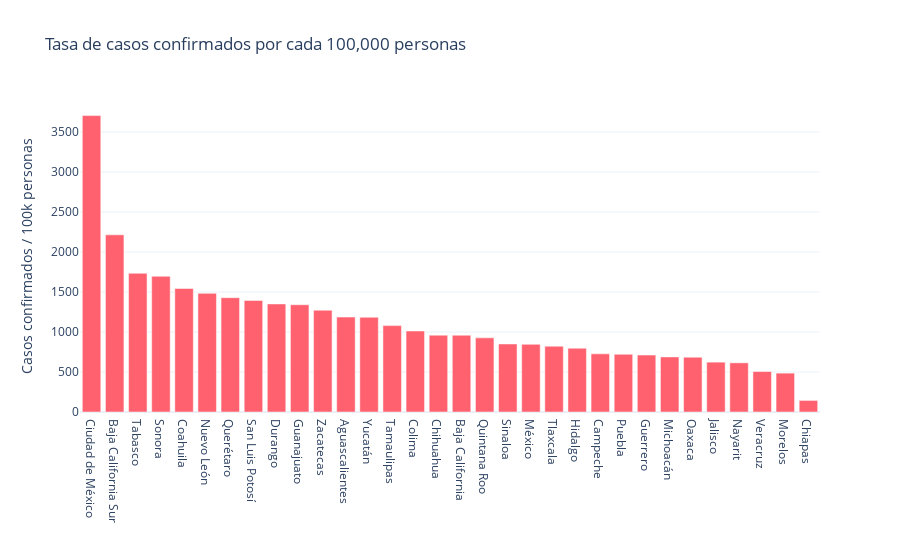

Here is the notebook cell this chart was saved with:
### Code cell
# Bar plot of the rate of confirmed cases per 100k persons 
fig_bar_cases_rate = px.bar(x = datos_por_estado["ENTIDAD"], y = datos_por_estado["TASA DE CASOS POR 100K"],
                            labels = dict(y = "Casos confirmados / 100k personas" , x = "") ,title = "Tasa de casos confirmados por cada 100,000 personas")


fig_bar_cases_rate.update_traces(marker = dict(color = "#ff616f"))
#fig_bar_cases_rate.update_xaxes(tickfont = dict(size = 11))
fig_bar_cases_rate.show()

### Figure 1 — Plotly figure (JSON) as saved in the notebook; plotly's stock layout.template omitted (floating-point values rounded to 4 significant figures)
{"data": [{"alignmentgroup": "True", "hovertemplate": "=%{x}<br>Casos confirmados / 100k personas=%{y}<extra></extra>", "legendgroup": "", "marker": {"color": "#ff616f"}, "name": "", "offsetgroup": "", "orientation": "v", "showlegend": false, "textposition": "auto", "type": "bar", "x": ["Ciudad de México", "Baja California Sur", "Tabasco", "Sonora", "Coahuila", "Nuevo León", "Querétaro", "San Luis Potosí", "Durango", "Guanajuato", "Zacatecas", "Aguascalientes", "Yucatán", "Tamaulipas", "Colima", "Chihuahua", "Baja California", "Quintana Roo", "Sinaloa", "México", "Tlaxcala", "Hidalgo", "Campeche", "Puebla", "Guerrero", "Michoacán", "Oaxaca", "Jalisco", "Nayarit", "Veracruz", "Morelos", "Chiapas"], "xaxis": "x", "y": [3705.0, 2214.0, 1734.0, 1696.0, 1544.0, 1483.0, 1429.0, 1394.0, 1351.0, 1341.0, 1272.0, 1186.0, 1184.0, 1080.0, 1012.0, 960.6, 959.8, 926.6, 850.5, 846.0, 822.5, 797.0, 726.9, 721.3, 711.6, 688.8, 685.5, 623.1, 614.8, 506.0, 485.8, 144.7], "yaxis": "y"}], "layout": {"barmode": "relative", "legend": {"tracegroupgap": 0}, "title": {"text": "Tasa de casos confirmados por cada 100,000 personas"}, "xaxis": {"anchor": "y", "domain": [0, 1], "title": {"text": ""}}, "yaxis": {"anchor": "x", "domain": [0, 1], "title": {"text": "Casos confirmados / 100k personas"}}}}
